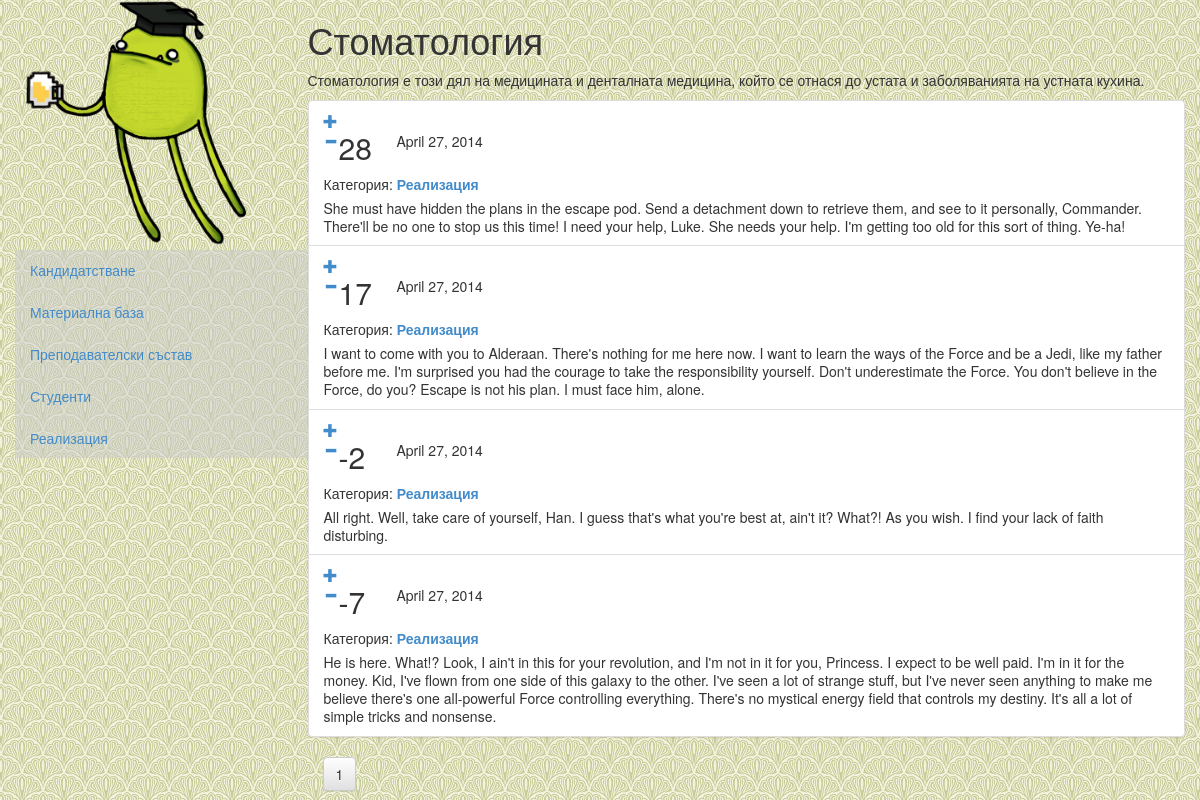
The page /programme/57/cat5/1 on the database as committed earlier.
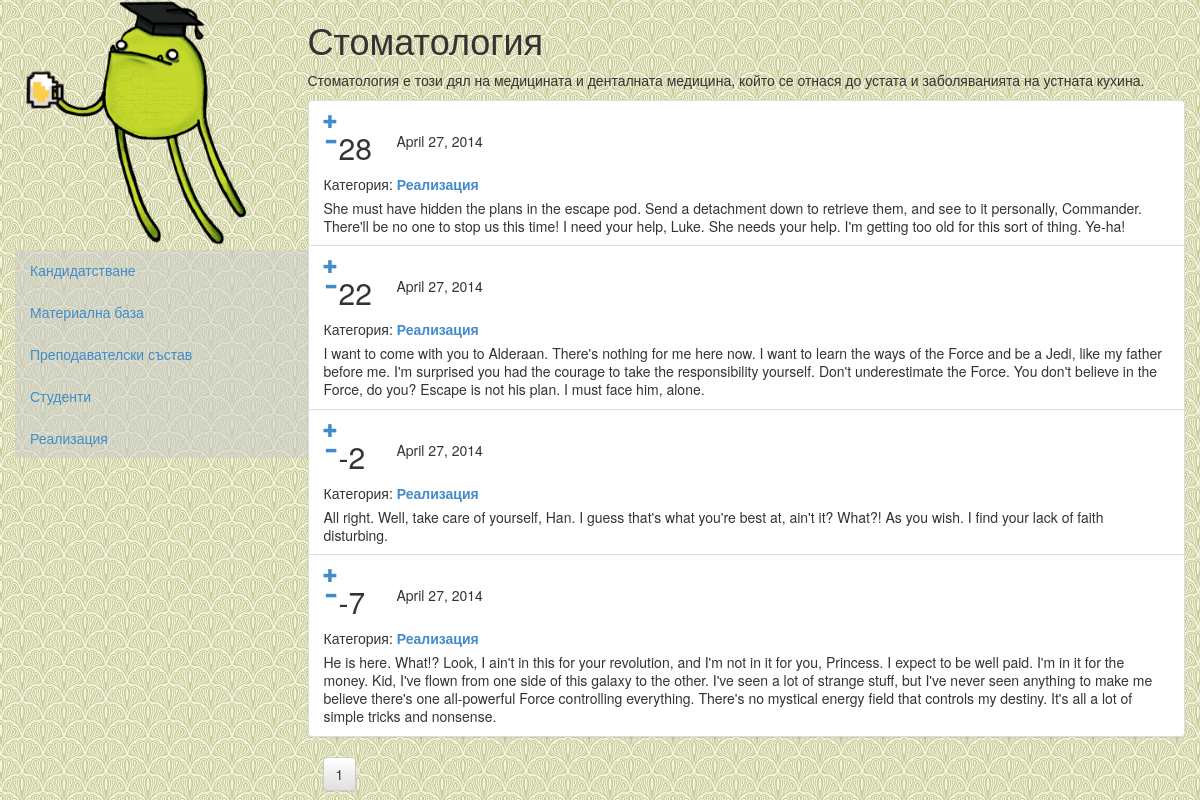
The same page on the database as committed later.
### default/models.py (models this page shows, shortened)
class Post(models.Model):
    title = models.CharField(max_length=200)
    text = models.TextField()
    category = models.ForeignKey(PostCategory, related_name='posts')
    date = models.DateField(auto_now=True)
    vote = models.IntegerField()
    programme = models.ForeignKey(Programme, related_name='posts')

class PostCategory(models.Model):
    name = models.CharField(max_length=200)
    def __str__(self):
        return self.name

### default/views.py (the view)
def posts_view(request, programme_id, cat_id, page_id):
    programme = models.Programme.objects.get(id=programme_id)
    if cat_id:
        posts = models.Post.objects\
            .filter(category__id=cat_id, programme__id=programme_id)\
            .order_by('-vote')
    else:
        posts = models.Post.objects\
            .filter(programme__id=programme_id)\
            .order_by('-vote')
    paginator = Paginator(posts, 10)
    try:
        posts_page = paginator.page(page_id)
    except EmptyPage:
        posts_page = paginator.page(paginator.num_pages)
    return render(request, 'default/posts.html', {
        'programme': programme,
        'posts': posts_page,
        'cat_id': cat_id
    })

### templates/default/posts.html (shortened to what this page needs)
{% extends "default/programme_base.html" %}
{% load staticfiles %}
{% block info %}
  <div class="row">
    <h1>{{ programme.name }}</h1>
    <p>{{ programme.description }}</p>
  </div>
  <div class="row">
      <ul class="list-group">
        {% for post in posts %}
        <li class="list-group-item">
          <div class="list-group-item-heading">
            <div class="row">
              <div class="col-xs-1">
                <div class="row">
                  <div class="col-xs-3">
                    <a href="#" class="vote-link" data-db-id="{{ post.id }}" data-direction="up"><span class="glyphicon glyphicon-plus"></a>
                    <a href="#" class="vote-link" data-db-id="{{ post.id }}" data-direction="down"><span class="glyphicon glyphicon-minus"></a>
                  </div>
                  <h2 data-votes-id="{{ post.id }}">{{ post.vote }}</h2>
                </div>
              </div>
              <div class="col-xs-10">
              </div>
              <div class="col-xs-6">
                {{ post.date }}
              </div>
            </div>
            {% if cat_id %}
            <div class="row">
                <div class="col-xs-6">
                    Категория: <a href="/programmes/{{ programme.id }}/cat{{ post.category.id }}"><strong>{{ post.category }}</strong></a>
                </div>
            </div>
            {% endif %}
          </div>
          <div class="list-group-item-text">
              {{ post.text }}
          </div>
        </li>
        {% endfor %}
      </ul>
  </div>
    <div class="btn-group" id="navbuttons">
        {% for page in posts.paginator.page_range %}
            {% if posts.number == page %}
            <button type="button" class="btn btn-default btn-disabled">{{ page }}</button>
            {% else %}
            <a href="{{ page }}"><button type="button" class="btn btn-default">{{ page }}</button></a>
            {% endif %}
        {% endfor %}
    </div>
{% endblock %}

Rows that differ between the two databases and show on the page:
changed Post (number 2 of 4 on the later page): vote "17" → "22"
